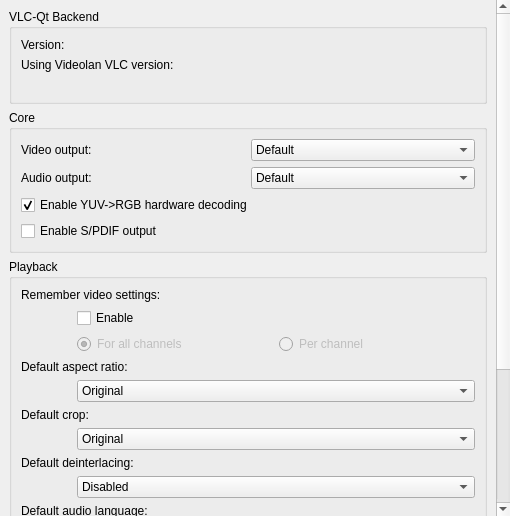
<?xml version="1.0" encoding="UTF-8"?>
<ui version="4.0">
 <class>SettingsBackend</class>
 <widget class="QWidget" name="SettingsBackend">
  <property name="geometry">
   <rect>
    <x>0</x>
    <y>0</y>
    <width>510</width>
    <height>516</height>
   </rect>
  </property>
  <property name="windowIcon">
   <iconset theme="preferences-desktop">
    <normaloff/>
   </iconset>
  </property>
  <layout class="QVBoxLayout" name="verticalLayout">
   <property name="leftMargin">
    <number>0</number>
   </property>
   <property name="topMargin">
    <number>0</number>
   </property>
   <property name="rightMargin">
    <number>0</number>
   </property>
   <property name="bottomMargin">
    <number>0</number>
   </property>
   <item>
    <widget class="QScrollArea" name="scrollArea">
     <property name="frameShape">
      <enum>QFrame::NoFrame</enum>
     </property>
     <property name="widgetResizable">
      <bool>true</bool>
     </property>
     <widget class="QWidget" name="scrollAreaWidgetContents">
      <property name="geometry">
       <rect>
        <x>0</x>
        <y>-243</y>
        <width>495</width>
        <height>759</height>
       </rect>
      </property>
      <layout class="QVBoxLayout" name="verticalLayout_2">
       <item>
        <widget class="QGroupBox" name="groupBackend">
         <property name="title">
          <string>VLC-Qt Backend</string>
         </property>
         <layout class="QGridLayout" name="layoutVlcqtBox">
          <item row="0" column="0" rowspan="2">
           <widget class="QLabel" name="labelVlcqtVersion">
            <property name="text">
             <string>Version:</string>
            </property>
           </widget>
          </item>
          <item row="0" column="1" rowspan="5">
           <widget class="QLabel" name="labelVlcqtIcon">
            <property name="sizePolicy">
             <sizepolicy hsizetype="Maximum" vsizetype="Preferred">
              <horstretch>0</horstretch>
              <verstretch>0</verstretch>
             </sizepolicy>
            </property>
            <property name="pixmap">
             <pixmap resource="../../../data/logo/logo.qrc">:/logo/48x48/vlc-qt.png</pixmap>
            </property>
            <property name="alignment">
             <set>Qt::AlignRight|Qt::AlignTrailing|Qt::AlignVCenter</set>
            </property>
           </widget>
          </item>
          <item row="2" column="0" rowspan="2">
           <widget class="QLabel" name="labelVlcVersion">
            <property name="text">
             <string>Using Videolan VLC version:</string>
            </property>
           </widget>
          </item>
          <item row="4" column="0">
           <widget class="QLabel" name="labelVlcVersionValue">
            <property name="text">
             <string/>
            </property>
           </widget>
          </item>
         </layout>
        </widget>
       </item>
       <item>
        <widget class="QGroupBox" name="groupCore">
         <property name="title">
          <string>Core</string>
         </property>
         <layout class="QGridLayout" name="gridLayout_2">
          <item row="0" column="0">
           <widget class="QLabel" name="labelVout">
            <property name="text">
             <string>Video output:</string>
            </property>
           </widget>
          </item>
          <item row="1" column="0">
           <widget class="QLabel" name="labelAout">
            <property name="text">
             <string>Audio output:</string>
            </property>
           </widget>
          </item>
          <item row="0" column="1">
           <widget class="QComboBox" name="comboVout">
            <item>
             <property name="text">
              <string>Default</string>
             </property>
            </item>
           </widget>
          </item>
          <item row="1" column="1">
           <widget class="QComboBox" name="comboAout">
            <item>
             <property name="text">
              <string>Default</string>
             </property>
            </item>
           </widget>
          </item>
          <item row="2" column="0" colspan="2">
           <widget class="QCheckBox" name="checkYTR">
            <property name="text">
             <string>Enable YUV-&gt;RGB hardware decoding</string>
            </property>
            <property name="checked">
             <bool>true</bool>
            </property>
           </widget>
          </item>
          <item row="3" column="0" colspan="2">
           <widget class="QCheckBox" name="checkSpdif">
            <property name="text">
             <string>Enable S/PDIF output</string>
            </property>
           </widget>
          </item>
         </layout>
        </widget>
       </item>
       <item>
        <widget class="QGroupBox" name="groupPlayback">
         <property name="title">
          <string>Playback</string>
         </property>
         <layout class="QGridLayout" name="gridLayout">
          <item row="13" column="1">
           <widget class="QComboBox" name="comboSub">
            <property name="editable">
             <bool>true</bool>
            </property>
            <item>
             <property name="text">
              <string>Disabled</string>
             </property>
            </item>
            <item>
             <property name="text">
              <string notr="true">English</string>
             </property>
            </item>
            <item>
             <property name="text">
              <string notr="true">Slovenščina / Slovenian </string>
             </property>
            </item>
            <item>
             <property name="text">
              <string notr="true">Deutsch / German</string>
             </property>
            </item>
            <item>
             <property name="text">
              <string notr="true">Hrvatski / Croatian</string>
             </property>
            </item>
            <item>
             <property name="text">
              <string>Other</string>
             </property>
            </item>
           </widget>
          </item>
          <item row="11" column="1">
           <widget class="QComboBox" name="comboAudio">
            <property name="editable">
             <bool>true</bool>
            </property>
            <item>
             <property name="text">
              <string>Disabled</string>
             </property>
            </item>
            <item>
             <property name="text">
              <string notr="true">English</string>
             </property>
            </item>
            <item>
             <property name="text">
              <string notr="true">Slovenščina / Slovenian </string>
             </property>
            </item>
            <item>
             <property name="text">
              <string notr="true">Deutsch / German</string>
             </property>
            </item>
            <item>
             <property name="text">
              <string notr="true">Hrvatski / Croatian</string>
             </property>
            </item>
            <item>
             <property name="text">
              <string>Other</string>
             </property>
            </item>
           </widget>
          </item>
          <item row="12" column="0" colspan="2">
           <widget class="QLabel" name="labelSub">
            <property name="text">
             <string>Default subtitle language:</string>
            </property>
           </widget>
          </item>
          <item row="8" column="0" colspan="2">
           <widget class="QLabel" name="labelDeinterlacing">
            <property name="text">
             <string>Default deinterlacing:</string>
            </property>
           </widget>
          </item>
          <item row="9" column="1">
           <widget class="QComboBox" name="comboDeinterlacing">
            <item>
             <property name="text">
              <string>Disabled</string>
             </property>
            </item>
            <item>
             <property name="text">
              <string>Discard</string>
             </property>
            </item>
            <item>
             <property name="text">
              <string>Blend</string>
             </property>
            </item>
            <item>
             <property name="text">
              <string>Mean</string>
             </property>
            </item>
            <item>
             <property name="text">
              <string>Bob</string>
             </property>
            </item>
            <item>
             <property name="text">
              <string>Linear</string>
             </property>
            </item>
            <item>
             <property name="text">
              <string>X</string>
             </property>
            </item>
           </widget>
          </item>
          <item row="10" column="0" colspan="2">
           <widget class="QLabel" name="labelAudio">
            <property name="text">
             <string>Default audio language:</string>
            </property>
           </widget>
          </item>
          <item row="3" column="0" colspan="2">
           <widget class="QLabel" name="labelAspectRatio">
            <property name="text">
             <string>Default aspect ratio:</string>
            </property>
           </widget>
          </item>
          <item row="5" column="1">
           <widget class="QComboBox" name="comboAspectRatio">
            <property name="maxVisibleItems">
             <number>15</number>
            </property>
            <item>
             <property name="text">
              <string>Original</string>
             </property>
            </item>
           </widget>
          </item>
          <item row="6" column="0" colspan="2">
           <widget class="QLabel" name="labelCrop">
            <property name="text">
             <string>Default crop:</string>
            </property>
           </widget>
          </item>
          <item row="7" column="1">
           <widget class="QComboBox" name="comboCropRatio">
            <property name="maxVisibleItems">
             <number>15</number>
            </property>
            <item>
             <property name="text">
              <string>Original</string>
             </property>
            </item>
           </widget>
          </item>
          <item row="0" column="0" colspan="2">
           <widget class="QLabel" name="label">
            <property name="text">
             <string>Remember video settings:</string>
            </property>
           </widget>
          </item>
          <item row="2" column="1">
           <layout class="QHBoxLayout" name="horizontalLayout_2">
            <item>
             <widget class="QRadioButton" name="radioAll">
              <property name="enabled">
               <bool>false</bool>
              </property>
              <property name="text">
               <string>For all channels</string>
              </property>
              <property name="checked">
               <bool>true</bool>
              </property>
             </widget>
            </item>
            <item>
             <widget class="QRadioButton" name="radioChannel">
              <property name="enabled">
               <bool>false</bool>
              </property>
              <property name="text">
               <string>Per channel</string>
              </property>
             </widget>
            </item>
           </layout>
          </item>
          <item row="1" column="1">
           <widget class="QCheckBox" name="checkVideoSettings">
            <property name="text">
             <string>Enable</string>
            </property>
           </widget>
          </item>
          <item row="1" column="0">
           <widget class="QLabel" name="spacer">
            <property name="minimumSize">
             <size>
              <width>50</width>
              <height>0</height>
             </size>
            </property>
            <property name="maximumSize">
             <size>
              <width>50</width>
              <height>16777215</height>
             </size>
            </property>
            <property name="text">
             <string/>
            </property>
           </widget>
          </item>
         </layout>
        </widget>
       </item>
       <item>
        <widget class="QGroupBox" name="groupMisc">
         <property name="title">
          <string>Misc</string>
         </property>
         <layout class="QVBoxLayout" name="verticalLayout_3">
          <item>
           <widget class="QCheckBox" name="checkMute">
            <property name="text">
             <string>Mute on minimize</string>
            </property>
           </widget>
          </item>
          <item>
           <widget class="QCheckBox" name="checkTeletext">
            <property name="text">
             <string>Enable teletext (requires restart)</string>
            </property>
           </widget>
          </item>
         </layout>
        </widget>
       </item>
       <item>
        <spacer name="verticalSpacer">
         <property name="orientation">
          <enum>Qt::Vertical</enum>
         </property>
         <property name="sizeHint" stdset="0">
          <size>
           <width>0</width>
           <height>0</height>
          </size>
         </property>
        </spacer>
       </item>
      </layout>
     </widget>
    </widget>
   </item>
  </layout>
 </widget>
 <tabstops>
  <tabstop>scrollArea</tabstop>
  <tabstop>comboVout</tabstop>
  <tabstop>comboAout</tabstop>
  <tabstop>checkYTR</tabstop>
  <tabstop>checkSpdif</tabstop>
  <tabstop>checkVideoSettings</tabstop>
  <tabstop>radioAll</tabstop>
  <tabstop>radioChannel</tabstop>
  <tabstop>comboAspectRatio</tabstop>
  <tabstop>comboCropRatio</tabstop>
  <tabstop>comboDeinterlacing</tabstop>
  <tabstop>comboAudio</tabstop>
  <tabstop>comboSub</tabstop>
  <tabstop>checkMute</tabstop>
  <tabstop>checkTeletext</tabstop>
 </tabstops>
 <resources>
  <include location="../../../data/logo/logo.qrc"/>
 </resources>
 <connections>
  <connection>
   <sender>checkVideoSettings</sender>
   <signal>toggled(bool)</signal>
   <receiver>radioAll</receiver>
   <slot>setEnabled(bool)</slot>
   <hints>
    <hint type="sourcelabel">
     <x>132</x>
     <y>188</y>
    </hint>
    <hint type="destinationlabel">
     <x>144</x>
     <y>215</y>
    </hint>
   </hints>
  </connection>
  <connection>
   <sender>checkVideoSettings</sender>
   <signal>toggled(bool)</signal>
   <receiver>radioChannel</receiver>
   <slot>setEnabled(bool)</slot>
   <hints>
    <hint type="sourcelabel">
     <x>206</x>
     <y>196</y>
    </hint>
    <hint type="destinationlabel">
     <x>339</x>
     <y>223</y>
    </hint>
   </hints>
  </connection>
 </connections>
</ui>
